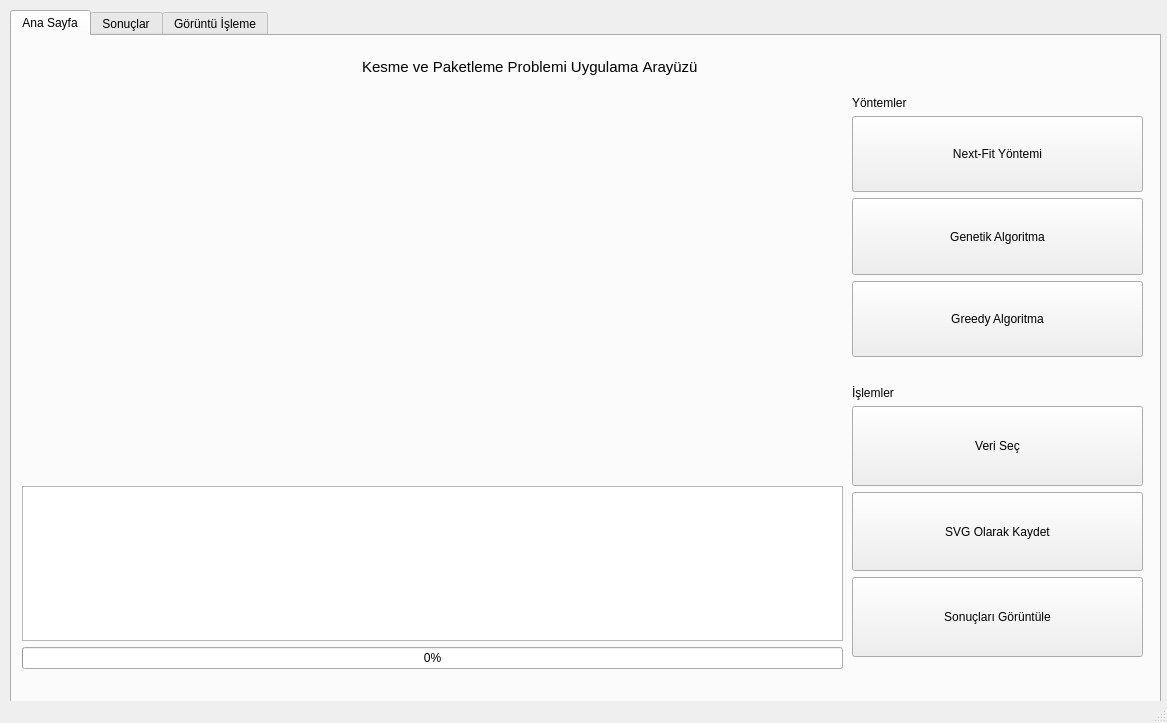
<?xml version="1.0" encoding="UTF-8"?>
<ui version="4.0">
 <class>MainWindow</class>
 <widget class="QMainWindow" name="MainWindow">
  <property name="geometry">
   <rect>
    <x>0</x>
    <y>0</y>
    <width>1167</width>
    <height>723</height>
   </rect>
  </property>
  <property name="sizePolicy">
   <sizepolicy hsizetype="Preferred" vsizetype="Preferred">
    <horstretch>0</horstretch>
    <verstretch>0</verstretch>
   </sizepolicy>
  </property>
  <property name="minimumSize">
   <size>
    <width>1167</width>
    <height>723</height>
   </size>
  </property>
  <property name="maximumSize">
   <size>
    <width>1167</width>
    <height>723</height>
   </size>
  </property>
  <property name="windowTitle">
   <string>Kesme ve Paketleme Problem Arayüzü</string>
  </property>
  <property name="windowIcon">
   <iconset>
    <normaloff>../../Kesme ve Paketleme/Orginal/icons/WhatsApp Image 2023-11-27 at 22.01.04.jpeg</normaloff>../../Kesme ve Paketleme/Orginal/icons/WhatsApp Image 2023-11-27 at 22.01.04.jpeg</iconset>
  </property>
  <widget class="QWidget" name="centralwidget">
   <widget class="QTabWidget" name="tabWidget">
    <property name="geometry">
     <rect>
      <x>10</x>
      <y>10</y>
      <width>1151</width>
      <height>741</height>
     </rect>
    </property>
    <property name="font">
     <font>
      <pointsize>9</pointsize>
     </font>
    </property>
    <property name="mouseTracking">
     <bool>false</bool>
    </property>
    <property name="tabletTracking">
     <bool>false</bool>
    </property>
    <property name="contextMenuPolicy">
     <enum>Qt::DefaultContextMenu</enum>
    </property>
    <property name="currentIndex">
     <number>0</number>
    </property>
    <widget class="QWidget" name="tab">
     <attribute name="title">
      <string>Ana Sayfa</string>
     </attribute>
     <widget class="QWidget" name="verticalLayoutWidget">
      <property name="geometry">
       <rect>
        <x>10</x>
        <y>60</y>
        <width>821</width>
        <height>381</height>
       </rect>
      </property>
      <layout class="QVBoxLayout" name="verticalLayout">
       <item>
        <widget class="QWidget" name="matplotlib" native="true">
         <property name="enabled">
          <bool>true</bool>
         </property>
        </widget>
       </item>
      </layout>
     </widget>
     <widget class="QWidget" name="verticalLayoutWidget_2">
      <property name="geometry">
       <rect>
        <x>840</x>
        <y>60</y>
        <width>291</width>
        <height>261</height>
       </rect>
      </property>
      <layout class="QVBoxLayout" name="verticalLayout_2">
       <item>
        <widget class="QLabel" name="lblYontem">
         <property name="sizePolicy">
          <sizepolicy hsizetype="Fixed" vsizetype="Fixed">
           <horstretch>0</horstretch>
           <verstretch>0</verstretch>
          </sizepolicy>
         </property>
         <property name="font">
          <font>
           <pointsize>9</pointsize>
          </font>
         </property>
         <property name="layoutDirection">
          <enum>Qt::LeftToRight</enum>
         </property>
         <property name="autoFillBackground">
          <bool>false</bool>
         </property>
         <property name="text">
          <string>Yöntemler</string>
         </property>
         <property name="alignment">
          <set>Qt::AlignLeading|Qt::AlignLeft|Qt::AlignVCenter</set>
         </property>
        </widget>
       </item>
       <item>
        <widget class="QPushButton" name="btnNextFit">
         <property name="sizePolicy">
          <sizepolicy hsizetype="Preferred" vsizetype="Preferred">
           <horstretch>0</horstretch>
           <verstretch>0</verstretch>
          </sizepolicy>
         </property>
         <property name="font">
          <font>
           <pointsize>9</pointsize>
          </font>
         </property>
         <property name="text">
          <string>Next-Fit Yöntemi</string>
         </property>
        </widget>
       </item>
       <item>
        <widget class="QPushButton" name="btnGenetic">
         <property name="sizePolicy">
          <sizepolicy hsizetype="Preferred" vsizetype="Preferred">
           <horstretch>0</horstretch>
           <verstretch>0</verstretch>
          </sizepolicy>
         </property>
         <property name="font">
          <font>
           <pointsize>9</pointsize>
          </font>
         </property>
         <property name="text">
          <string>Genetik Algoritma</string>
         </property>
        </widget>
       </item>
       <item>
        <widget class="QPushButton" name="btnGreedy">
         <property name="sizePolicy">
          <sizepolicy hsizetype="Preferred" vsizetype="Preferred">
           <horstretch>0</horstretch>
           <verstretch>0</verstretch>
          </sizepolicy>
         </property>
         <property name="font">
          <font>
           <pointsize>9</pointsize>
          </font>
         </property>
         <property name="text">
          <string>Greedy Algoritma</string>
         </property>
        </widget>
       </item>
      </layout>
     </widget>
     <widget class="QWidget" name="verticalLayoutWidget_3">
      <property name="geometry">
       <rect>
        <x>10</x>
        <y>450</y>
        <width>821</width>
        <height>183</height>
       </rect>
      </property>
      <layout class="QVBoxLayout" name="verticalLayout_3">
       <item>
        <widget class="QTextEdit" name="textBoxMessage">
         <property name="font">
          <font>
           <pointsize>9</pointsize>
          </font>
         </property>
         <property name="placeholderText">
          <string/>
         </property>
        </widget>
       </item>
       <item>
        <widget class="QProgressBar" name="progressBar">
         <property name="value">
          <number>0</number>
         </property>
        </widget>
       </item>
      </layout>
     </widget>
     <widget class="QLabel" name="lblBaslik">
      <property name="geometry">
       <rect>
        <x>350</x>
        <y>-10</y>
        <width>461</width>
        <height>81</height>
       </rect>
      </property>
      <property name="font">
       <font>
        <family>MS Shell Dlg 2</family>
        <pointsize>11</pointsize>
        <italic>false</italic>
        <underline>false</underline>
        <strikeout>false</strikeout>
        <stylestrategy>PreferDefault</stylestrategy>
        <kerning>false</kerning>
       </font>
      </property>
      <property name="mouseTracking">
       <bool>false</bool>
      </property>
      <property name="text">
       <string>Kesme ve Paketleme Problemi Uygulama Arayüzü</string>
      </property>
      <property name="scaledContents">
       <bool>false</bool>
      </property>
     </widget>
     <widget class="QWidget" name="verticalLayoutWidget_4">
      <property name="geometry">
       <rect>
        <x>840</x>
        <y>350</y>
        <width>291</width>
        <height>271</height>
       </rect>
      </property>
      <layout class="QVBoxLayout" name="verticalLayout_4">
       <item>
        <widget class="QLabel" name="lblIslem">
         <property name="sizePolicy">
          <sizepolicy hsizetype="Fixed" vsizetype="Fixed">
           <horstretch>0</horstretch>
           <verstretch>0</verstretch>
          </sizepolicy>
         </property>
         <property name="font">
          <font>
           <pointsize>9</pointsize>
          </font>
         </property>
         <property name="text">
          <string>İşlemler</string>
         </property>
        </widget>
       </item>
       <item>
        <widget class="QPushButton" name="btnVeriSec">
         <property name="sizePolicy">
          <sizepolicy hsizetype="Preferred" vsizetype="Preferred">
           <horstretch>0</horstretch>
           <verstretch>0</verstretch>
          </sizepolicy>
         </property>
         <property name="font">
          <font>
           <pointsize>9</pointsize>
          </font>
         </property>
         <property name="styleSheet">
          <string notr="true">
image: url(:/newPrefix/plus_50px.png);</string>
         </property>
         <property name="text">
          <string>Veri Seç</string>
         </property>
         <property name="icon">
          <iconset>
           <normaloff>../../Kesme ve Paketleme/Orginal/icons/plus_50px.png</normaloff>../../Kesme ve Paketleme/Orginal/icons/plus_50px.png</iconset>
         </property>
        </widget>
       </item>
       <item>
        <widget class="QPushButton" name="btnSaveSVG">
         <property name="sizePolicy">
          <sizepolicy hsizetype="Preferred" vsizetype="Preferred">
           <horstretch>0</horstretch>
           <verstretch>0</verstretch>
          </sizepolicy>
         </property>
         <property name="font">
          <font>
           <pointsize>9</pointsize>
          </font>
         </property>
         <property name="text">
          <string>SVG Olarak Kaydet</string>
         </property>
         <property name="icon">
          <iconset>
           <normaloff>../../Kesme ve Paketleme/Orginal/icons/mms_50px.png</normaloff>../../Kesme ve Paketleme/Orginal/icons/mms_50px.png</iconset>
         </property>
        </widget>
       </item>
       <item>
        <widget class="QPushButton" name="btnSonucGoruntule">
         <property name="sizePolicy">
          <sizepolicy hsizetype="Preferred" vsizetype="Preferred">
           <horstretch>0</horstretch>
           <verstretch>0</verstretch>
          </sizepolicy>
         </property>
         <property name="font">
          <font>
           <pointsize>9</pointsize>
          </font>
         </property>
         <property name="text">
          <string>Sonuçları Görüntüle</string>
         </property>
         <property name="icon">
          <iconset>
           <normaloff>../../Kesme ve Paketleme/Orginal/icons/eye.png</normaloff>../../Kesme ve Paketleme/Orginal/icons/eye.png</iconset>
         </property>
        </widget>
       </item>
      </layout>
     </widget>
    </widget>
    <widget class="QWidget" name="tab_3">
     <attribute name="title">
      <string>Sonuçlar</string>
     </attribute>
     <widget class="QListWidget" name="listWidget">
      <property name="geometry">
       <rect>
        <x>10</x>
        <y>30</y>
        <width>821</width>
        <height>211</height>
       </rect>
      </property>
     </widget>
     <widget class="QLabel" name="lblIslem_2">
      <property name="geometry">
       <rect>
        <x>10</x>
        <y>10</y>
        <width>71</width>
        <height>16</height>
       </rect>
      </property>
      <property name="sizePolicy">
       <sizepolicy hsizetype="Fixed" vsizetype="Fixed">
        <horstretch>0</horstretch>
        <verstretch>0</verstretch>
       </sizepolicy>
      </property>
      <property name="text">
       <string>Sonuçlar</string>
      </property>
     </widget>
     <widget class="QPushButton" name="showResult">
      <property name="geometry">
       <rect>
        <x>840</x>
        <y>100</y>
        <width>301</width>
        <height>61</height>
       </rect>
      </property>
      <property name="text">
       <string>Görselleştir</string>
      </property>
     </widget>
     <widget class="QWidget" name="verticalLayoutWidget_5">
      <property name="geometry">
       <rect>
        <x>10</x>
        <y>260</y>
        <width>821</width>
        <height>371</height>
       </rect>
      </property>
      <layout class="QVBoxLayout" name="verticalLayout_5">
       <item>
        <widget class="QWidget" name="matplotlib_2" native="true"/>
       </item>
      </layout>
     </widget>
     <widget class="QPushButton" name="showResult_2">
      <property name="geometry">
       <rect>
        <x>840</x>
        <y>30</y>
        <width>301</width>
        <height>61</height>
       </rect>
      </property>
      <property name="text">
       <string>Sonuçları Yükle</string>
      </property>
     </widget>
     <widget class="QPushButton" name="showResult_3">
      <property name="geometry">
       <rect>
        <x>840</x>
        <y>170</y>
        <width>301</width>
        <height>61</height>
       </rect>
      </property>
      <property name="text">
       <string>Seçilen Sonuçları Sil</string>
      </property>
     </widget>
     <widget class="QPushButton" name="showResult_4">
      <property name="geometry">
       <rect>
        <x>840</x>
        <y>240</y>
        <width>301</width>
        <height>61</height>
       </rect>
      </property>
      <property name="text">
       <string>Tüm Sonuçları Sil</string>
      </property>
     </widget>
    </widget>
    <widget class="QWidget" name="tab_2">
     <attribute name="title">
      <string>Görüntü İşleme</string>
     </attribute>
     <widget class="QWidget" name="widget" native="true">
      <property name="geometry">
       <rect>
        <x>140</x>
        <y>20</y>
        <width>831</width>
        <height>431</height>
       </rect>
      </property>
      <widget class="QLabel" name="resim_label">
       <property name="geometry">
        <rect>
         <x>0</x>
         <y>0</y>
         <width>821</width>
         <height>421</height>
        </rect>
       </property>
       <property name="text">
        <string>                                                                                             Görüntü Yok</string>
       </property>
      </widget>
     </widget>
     <widget class="QPushButton" name="goster_goruntu_isleme">
      <property name="geometry">
       <rect>
        <x>580</x>
        <y>460</y>
        <width>261</width>
        <height>61</height>
       </rect>
      </property>
      <property name="text">
       <string>Göster</string>
      </property>
     </widget>
     <widget class="QPushButton" name="dosyasec_goruntu_isleme">
      <property name="geometry">
       <rect>
        <x>310</x>
        <y>460</y>
        <width>261</width>
        <height>61</height>
       </rect>
      </property>
      <property name="text">
       <string>Dosya Seç</string>
      </property>
     </widget>
    </widget>
   </widget>
  </widget>
  <widget class="QStatusBar" name="statusbar"/>
  <widget class="QMenuBar" name="menubar">
   <property name="geometry">
    <rect>
     <x>0</x>
     <y>0</y>
     <width>1167</width>
     <height>26</height>
    </rect>
   </property>
  </widget>
 </widget>
 <resources>
  <include location="../../Kesme ve Paketleme/TemplateUI/icons/icons.qrc"/>
 </resources>
 <connections/>
</ui>
